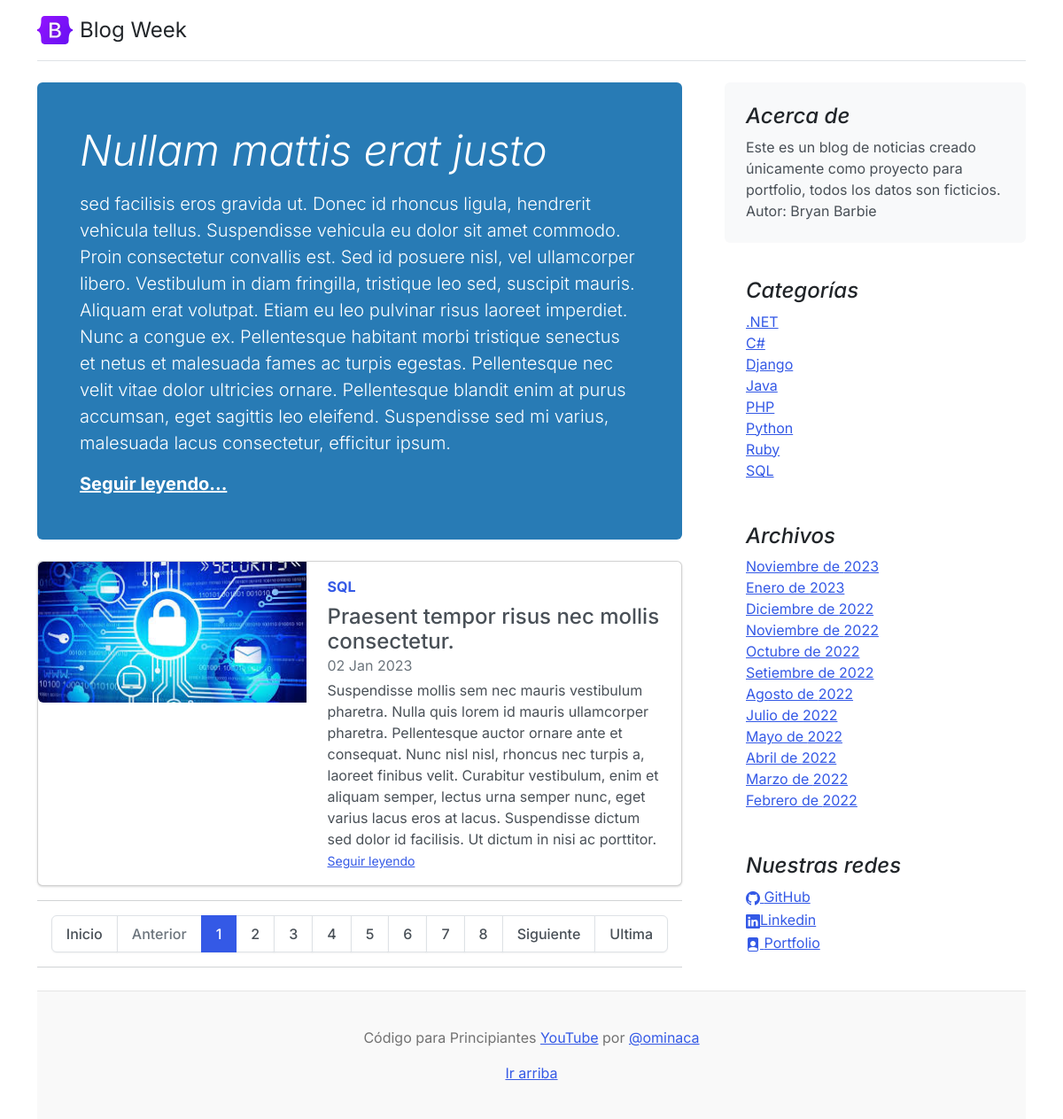
The page / on the database its author committed.
### core/models.py (models this page shows, shortened)
class Post (models.Model):
    title = models.CharField(max_length=250, verbose_name='Titulo')
    excerpt = models.TextField(verbose_name='Bajada')
    content = RichTextField(verbose_name='Contenido')
    image = models.ImageField(upload_to='posts', null=True, blank=True, verbose_name='Imagen')
    published = models.BooleanField(default=False, verbose_name='Publicado')
    category = models.ForeignKey(Category, on_delete=models.CASCADE, related_name='get_posts', verbose_name='Categoria')
    author = models.ForeignKey(User, on_delete=models.CASCADE, related_name='get_posts', verbose_name='Autor')
    tags = models.ManyToManyField(Tag, verbose_name='Etiquetas')
    created = models.DateTimeField(auto_now_add=True, verbose_name='Fecha de cracion')
    updated = models.DateTimeField(auto_now=True, verbose_name='Fecha de modificacion')
    class Meta:
        verbose_name = 'Publicacion'
        verbose_name_plural = 'Publicaciones'
        ordering = ['-created']

class Category(models.Model):
    name = models.CharField(max_length=200, unique=True, verbose_name='Nombre')
    active = models.BooleanField(default=True, verbose_name='Activo')
    created = models.DateTimeField(auto_now_add=True, verbose_name='Fecha de cracion')
    updated = models.DateTimeField(auto_now=True, verbose_name='Fecha de modificacion')
    class Meta:
        verbose_name = 'Categoria'
        verbose_name_plural = 'Categorias'
        ordering = ['name']
    def __str__(self):
        return self.name

class About(models.Model):
    description = models.CharField(max_length=350, verbose_name='Descripcion')
    created = models.DateTimeField(auto_now_add=True, verbose_name='Fecha de cracion')
    updated = models.DateTimeField(auto_now=True, verbose_name='Fecha de modificacion')
    class Meta:
        verbose_name = 'Acerca de'
        verbose_name_plural = 'Acerda de Nosotros'
        ordering = ['-created']
    def __str__(self):
        return self.description

class Link(models.Model):
    key = models.CharField(max_length=100, verbose_name='key link')
    name = models.CharField(max_length=120, verbose_name='Red Social')
    url = models.URLField(max_length=350, blank=True, null=True, verbose_name='Enlace')
    icon = models.CharField(max_length=100, verbose_name='Icono')
    created = models.DateTimeField(auto_now_add=True, verbose_name='Fecha de cracion')
    updated = models.DateTimeField(auto_now=True, verbose_name='Fecha de modificacion')
    class Meta:
        verbose_name = 'Red Social'
        verbose_name_plural = 'Redes sociales'
        ordering = ['name']

### core/views.py (the view)
# urls.py: 2. Add a URL to urlpatterns:  path('', views.home, name='home')
def home(request):
    posts_page = Paginator(Post.objects.filter(published=True), 2)
    page = request.GET.get('page')
    posts = posts_page.get_page(page)
    aux = 'x' * posts.paginator.num_pages
    print(type(posts.paginator.num_pages))
    return render(request, 'core/home.html', {'posts':posts, 'aux':aux})

### core/processors.py (called while the page is built)
def ctx_dic_about(request):
    ctx_about = {}
    ctx_about['ABOUT'] = About.objects.latest('created')
    return ctx_about

def ctx_dic_category(request):
    ctx_category = {}
    ctx_category['categories'] = Category.objects.filter(active=True)
    return ctx_category

def ctx_dic_history(request):
    ctx_history = {}
    ctx_history['dates'] = Post.objects.dates('created', 'month', order='DESC').distinct()
    return ctx_history

def ctx_dic_link(request):
    ctx_link = {}
    links = Link.objects.all()
    for link in links:
        ctx_link[link.key] = {'url':link.url, 'icon':link.icon}
    return ctx_link

### core/templates/core/home.html (shortened to what this page needs)
{% extends 'core/base.html' %}
{% load static %}
{% block content %}
{% for post in posts %}
  {% if forloop.first and posts.number == 1 %}
    {% if request.path == '/' %}
      <div class="p-4 p-md-5 mb-4 rounded text-bg-info">
        <div class="col-md-12 px-0">
          <h1 class="display-4 fst-italic text-white">{{ post.title }}</h1>
          <p class="lead my-3">{{ post.excerpt }}</p>
          <p class="lead mb-0"><a href={% url 'post' post.id %} class="text-white fw-bold">Seguir leyendo...</a></p>
        </div>
      </div>
    {% endif %}
  {% else %}
    <div class="card mb-3">
      <div class="row g-0">
        <div class="col-md-5">
          <img src={{ post.image.url }} class="img-fluid rounded-start" alt="...">
        </div>
        <div class="col-md-7">
          <div class="card-body">
            <strong class="d-inline-block mb-2 text-primary">{{ post.category }}</strong>
            <h4 class="mb-0">{{ post.title }}</h4>
            <div class="mb-1 text-muted">{{ post.created|date:"d M Y" }}</div>
            <p class="card-text mb-auto">{{ post.excerpt }}</p>
            <p class="card-text"><small class="text-muted"><a href={% url 'post' post.id %} class="stretched-link">Seguir leyendo</a></small></p>
          </div>
        </div>
      </div>
    </div>
  {% endif %}
{% endfor %}
<hr>
<nav aria-label="...">
  <ul class="pagination justify-content-center">
    <li class="page-item">
      <a class="page-link" href="?page=1">Inicio</a>
    </li>
    <li class="page-item {% if posts.number == 1 %}disabled{% endif %}">
      <a class="page-link" href="{% if  posts.number != 1 %}?page={{ posts.previous_page_number }}{% endif %}">Anterior</a>
    </li>
    {% for i in aux %}
      <li class="page-item {% if posts.number == forloop.counter %}active{% endif %} ">
        <a class="page-link" href="?page={{ forloop.counter}} ">{{ forloop.counter}}</a>
      </li>
    {% endfor %}
     <li class="page-item {% if posts.number == posts.paginator.num_pages %}disabled{% endif %}">
       <a class="page-link" href="{% if  posts.number != posts.paginator.num_pages %}?page={{ posts.next_page_number }}{% endif %}">
        Siguiente</a>
     </li>
     <li class="page-item">
       <a class="page-link" href="?page={{ posts.paginator.num_pages }}">Ultima</a>
     </li>
  </ul>
</nav>
<hr>
{% endblock %}

### core/templates/core/base.html (shortened to what this page needs)
<!doctype html>
<html lang="es">
<head>
    {% load static %}
    <link rel="stylesheet" href="https://cdn.jsdelivr.net/npm/bootstrap-icons@1.10.2/font/bootstrap-icons.css">
    <link href={% static 'core/css/bootstrap.min.css' %} rel="stylesheet">
    <link href={% static 'core/css/blog.css' %} rel="stylesheet">
</head>
<body>
  <div class="container">
    <header class="d-flex flex-wrap justify-content-center py-3 mb-4 border-bottom">
      <a href="/" class="d-flex align-items-center mb-3 mb-md-0 me-md-auto text-dark text-decoration-none">
        <img class="bi me-2" width="40" height="32" src={% static 'core/img/bootstrap-logo.svg' %}>
        <span class="fs-4">Blog Week</span>
      </a>
    </header>
    <main class="mt-2">
      <section class="row g-5">
        <div class="col-md-8">
            {% block content %} {% endblock %}
        </div>
        <aside class="col-md-4">
          <div class="position-sticky" style="top: 2rem;">
            <div class="p-4 mb-3 bg-light rounded">
              <h4 class="fst-italic">Acerca de</h4>
              <p class="mb-0">{{ ABOUT }}</p>
            </div>
            <div class="p-4">
              <h4 class="fst-italic">Categorías</h4>
              <ol class="list-unstyled mb-0">
                {% for item in categories %}
                  <li><a href={% url 'category' item.id %}>{{ item.name }}</a></li>
                {% endfor %}
              </ol>
            </div>
            <div class="p-4">
              <h4 class="fst-italic">Archivos</h4>
              <ol class="list-unstyled mb-0">
                {% for item in dates %}
                <li>
                  {% if item.month == 1 %}<a href={% url 'dates' item.month item.year %}>Enero de {{ item.year}}</a>{% endif %}
                  {% if item.month == 2 %}<a href={% url 'dates' item.month item.year %}>Febrero de {{ item.year}}</a>{% endif %}
                  {% if item.month == 3 %}<a href={% url 'dates' item.month item.year %}>Marzo de {{ item.year}}</a>{% endif %}
                  {% if item.month == 4 %}<a href={% url 'dates' item.month item.year %}>Abril de {{ item.year}}</a>{% endif %}
                  {% if item.month == 5 %}<a href={% url 'dates' item.month item.year %}>Mayo de {{ item.year}}</a>{% endif %}
                  {% if item.month == 7 %}<a href={% url 'dates' item.month item.year %}>Julio de {{ item.year}}</a>{% endif %}
                  {% if item.month == 8 %}<a href={% url 'dates' item.month item.year %}>Agosto de {{ item.year}}</a>{% endif %}
                  {% if item.month == 9 %}<a href={% url 'dates' item.month item.year %}>Setiembre de {{ item.year}}</a>{% endif %}
                  {% if item.month == 10 %}<a href={% url 'dates' item.month item.year %}>Octubre de {{ item.year}}</a>{% endif %}
                  {% if item.month == 11 %}<a href={% url 'dates' item.month item.year %}>Noviembre de {{ item.year}}</a>{% endif %}
                  {% if item.month == 12 %}<a href={% url 'dates' item.month item.year %}>Diciembre de {{ item.year}}</a>{% endif %}
                </li>
                {% endfor %}
              </ol>
            </div>
            <div class="p-4">
              <h4 class="fst-italic">Nuestras redes</h4>
              <ol class="list-unstyled">
              {% if LINK_GITHUB.url %}
                <li><a href={{ LINK_GITHUB.url}} target="_blank"><i class="{{ LINK_GITHUB.icon }}"></i> GitHub</a></li>
              {% endif%}
              {% if LINK_LINKEDIN.url %}
                <li><a href={{ LINK_LINKEDIN.url }} target="_blank"><i class="{{ LINK_LINKEDIN.icon }}"></i>Linkedin</a></li>
              {% endif %}
              {% if LINK_PORTFOLIO.url %}
                <li><a href={{ LINK_PORTFOLIO.url}} target="_blank"><i class="{{ LINK_PORTFOLIO.icon }}"></i> Portfolio</a></li>
              {% endif %}
              </ol>
            </div>
          </div>
        </aside>
      </section>
    </main>
    <footer class="blog-footer">
      <p>Código para Principiantes <a href="https://www.youtube.com/channel/UCojloc55DB6zD6zB7-kTWWQ">YouTube</a> por <a href="https://twitter.com/ominaca">@ominaca</a></p>
      <p>
        <a href="#">Ir arriba</a>
      </p>
    </footer>
  </div>
</body>
</html>

### core/static/core/css/blog.css (style rules this page uses)
@media (min-width: 768px) { .display-4 { font-size: 3rem; } }
.blog-footer { padding: 2.5rem 0; color: #727272; text-align: center; background-color: #f9f9f9; border-top: .05rem solid #e5e5e5; }
.blog-footer p:last-child { margin-bottom: 0; }
.bi { vertical-align: -.125em; fill: currentColor; }

### rows shown on the page
Post: title "Nullam mattis erat justo", excerpt "sed facilisis eros gravida ut. Donec id rhoncus ligula, hendrerit vehicula tellus. Suspendisse vehicula eu dolor sit amet commodo. Proin consectetur convallis est. Sed id posuere nisl, vel ullamcorper libero. Vestibulum in diam fringilla, tristique leo sed, suscipit mauris. Aliquam erat volutpat. Etiam eu leo pulvinar risus laoreet imperdiet. Nunc a congue ex. Pellentesque habitant morbi tristique senectus et netus et malesuada fames ac turpis egestas. Pellentesque nec velit vitae dolor ultricies ornare. Pellentesque blandit enim at purus accumsan, eget sagittis leo eleifend. Suspendisse sed mi varius, malesuada lacus consectetur, efficitur ipsum."
Post: image (picture), category "SQL", title "Praesent tempor risus nec mollis consectetur.", created "02 Jan 2023", excerpt "Suspendisse mollis sem nec mauris vestibulum pharetra. Nulla quis lorem id mauris ullamcorper pharetra. Pellentesque auctor ornare ante et consequat. Nunc nisl nisl, rhoncus nec turpis a, laoreet finibus velit. Curabitur vestibulum, enim et aliquam semper, lectus urna semper nunc, eget varius lacus eros at lacus. Suspendisse dictum sed dolor id facilisis. Ut dictum in nisi ac porttitor."
About: description "Este es un blog de noticias creado únicamente como proyecto para portfolio, todos los datos son ficticios. Autor: Bryan Barbie"
Category: name ".NET"
Category: name "C#"
Category: name "Django"
Category: name "Java"
Category: name "PHP"
Category: name "Python"
Category: name "Ruby"
Category: name "SQL"

### other values the page prints
{{ item.year }} "2023" "2022"
{{ item.year }} "2023"
{{ item.year }} "2022"
